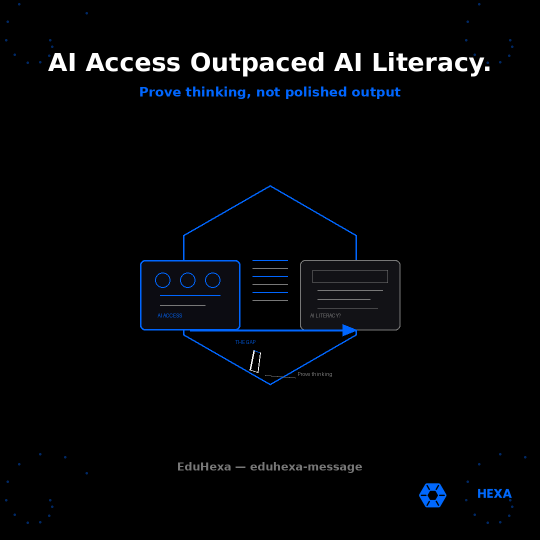
#> input picture clients/assets/eduhexa/eduhexa-message-ai-literacy-gap-sep-2026.png, 1080 x 1080 px, given in place of eduhexa logo.png, which was not available (shown at 1/2 size)
$ python generate_eduhexa_image_verify_before_you_trust.py
#> lines starting #> are read from the running program, lines starting #| are printed output that depends on the picture; pictures that were not available may be replaced by others from this repository, and a replacement may not be noted
#!/usr/bin/env python3
"""Generate EduHexa eduhexa-message WhatsApp image 1080x1080 - Verify Before You Trust."""
from PIL import Image, ImageDraw, ImageFont
import math
import os

SIZE = 1080
BLACK = (0, 0, 0)
BLUE = (0, 102, 255)
WHITE = (255, 255, 255)
GRAY = (120, 120, 120)
DARK_BLUE = (0, 40, 100)
LIGHT_BLUE = (0, 80, 200)
GREEN = (40, 200, 120)
YELLOW = (255, 200, 60)
RED = (230, 70, 70)

OUT = "/workspace/clients/assets/eduhexa/eduhexa-message-verify-before-you-trust-sep-2026.png"
LOGO = "/workspace/clients/eduhexa logo.png"

img = Image.new("RGB", (SIZE, SIZE), BLACK)
#> img: PIL image 1080x1080 RGB; every value is 0
draw = ImageDraw.Draw(img)

for cx, cy in [(100, 140), (980, 140), (100, 940), (980, 940)]:
    for i in range(8):
        angle = i * math.pi / 4
        r = 14 + i * 6
        x = cx + int(r * math.cos(angle))
        y = cy + int(r * math.sin(angle))
        draw.ellipse([x - 2, y - 2, x + 2, y + 2], fill=DARK_BLUE)

cx, cy = SIZE // 2, SIZE // 2 + 40

# Stoplight column (left)
sl_x, sl_y = cx - 280, cy - 120
draw.rounded_rectangle([sl_x, sl_y, sl_x + 70, sl_y + 200], radius=16, outline=BLUE, width=2, fill=(12, 12, 18))
for color, off in [(RED, 25), (YELLOW, 85), (GREEN, 145)]:
    draw.ellipse([sl_x + 15, sl_y + off, sl_x + 55, sl_y + off + 40], fill=color, outline=WHITE, width=1)

# Center: magnifying glass over "AI output"
mg_x, mg_y = cx - 40, cy - 80
draw.ellipse([mg_x, mg_y, mg_x + 120, mg_y + 120], outline=BLUE, width=4)
draw.line([(mg_x + 95, mg_y + 95), (mg_x + 155, mg_y + 155)], fill=BLUE, width=6)
draw.rounded_rectangle(
    [mg_x + 25, mg_y + 35, mg_x + 95, mg_y + 95],
    radius=6,
    outline=LIGHT_BLUE,
    width=2,
    fill=(8, 20, 45),
)
draw.line([(mg_x + 32, mg_y + 50), (mg_x + 88, mg_y + 50)], fill=WHITE, width=2)
draw.line([(mg_x + 32, mg_y + 65), (mg_x + 75, mg_y + 65)], fill=GRAY, width=2)
draw.text((mg_x + 38, mg_y + 72), "?", fill=YELLOW, font=None)

# Right: student explain-back bubble
bb_x, bb_y = cx + 120, cy - 100
draw.rounded_rectangle([bb_x, bb_y, bb_x + 200, bb_y + 110], radius=14, outline=BLUE, width=3, fill=(10, 25, 50))
draw.polygon([(bb_x + 30, bb_y + 108), (bb_x + 55, bb_y + 108), (bb_x + 40, bb_y + 130)], fill=(10, 25, 50))
draw.line([(bb_x + 22, bb_y + 35), (bb_x + 175, bb_y + 35)], fill=WHITE, width=2)
draw.line([(bb_x + 22, bb_y + 55), (bb_x + 160, bb_y + 55)], fill=LIGHT_BLUE, width=2)
draw.line([(bb_x + 22, bb_y + 75), (bb_x + 140, bb_y + 75)], fill=LIGHT_BLUE, width=2)

# Connecting arc
draw.arc([cx - 200, cy - 30, cx + 200, cy + 170], start=200, end=340, fill=LIGHT_BLUE, width=3)


def load_font(size):
#> called with size = 50
    paths = [
        "/usr/share/fonts/truetype/dejavu/DejaVuSans-Bold.ttf",
        "/usr/share/fonts/truetype/liberation/LiberationSans-Bold.ttf",
    ]
    for p in paths:
        if os.path.exists(p):
            return ImageFont.truetype(p, size)
    return ImageFont.load_default()


font_head = load_font(50)
font_sub = load_font(26)
font_small = load_font(22)

headline = "Verify Before You Trust."
bbox = draw.textbbox((0, 0), headline, font=font_head)
#> bbox = (0, 9, 668, 58)
tw = bbox[2] - bbox[0]
#> tw = 668
draw.text(((SIZE - tw) // 2, 88), headline, fill=WHITE, font=font_head)

sub = "Stoplight rules need verification pedagogy"
bbox2 = draw.textbbox((0, 0), sub, font=font_sub)
#> bbox2 = (0, 5, 628, 30)
tw2 = bbox2[2] - bbox2[0]
#> tw2 = 628
draw.text(((SIZE - tw2) // 2, 158), sub, fill=BLUE, font=font_sub)

small = "EduHexa — eduhexa-message"
bbox3 = draw.textbbox((0, 0), small, font=font_small)
#> bbox3 = (0, 4, 371, 26)
tw3 = bbox3[2] - bbox3[0]
#> tw3 = 371
draw.text(((SIZE - tw3) // 2, 918), small, fill=GRAY, font=font_small)

logo = Image.open(LOGO).convert("RGBA")
logo_w = int(SIZE * 0.20)
logo_h = int(logo_w * logo.height / logo.width)
#> logo_h = 216
logo = logo.resize((logo_w, logo_h), Image.Resampling.LANCZOS)
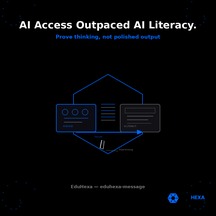
#> logo: PIL image 216x216 RGBA; mean R, G, B, A 4.2, 5.6, 7.7, 255
img.paste(logo, (SIZE - logo_w - 40, SIZE - logo_h - 48), logo)
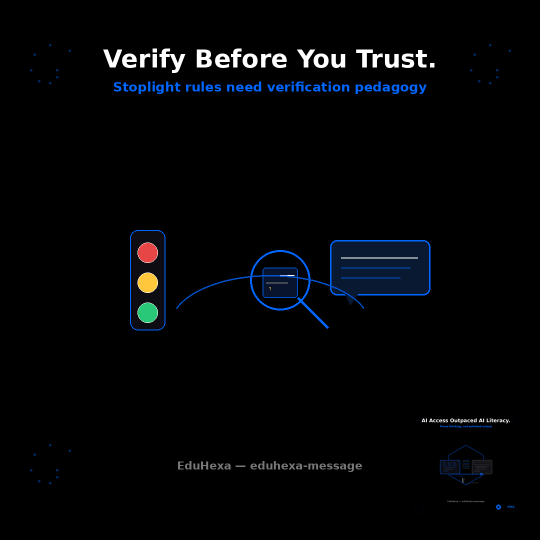
#> img: PIL image 1080x1080 RGB (shown at 1/2 size); mean R, G, B 3.6, 4.8, 6.8

img.save(OUT, "PNG", optimize=True)
print(f"Saved {OUT} ({os.path.getsize(OUT)} bytes)")

$ run again, on clients/assets/eduhexa/eduhexa-message-ai-mandate-stack-oct-2026.png
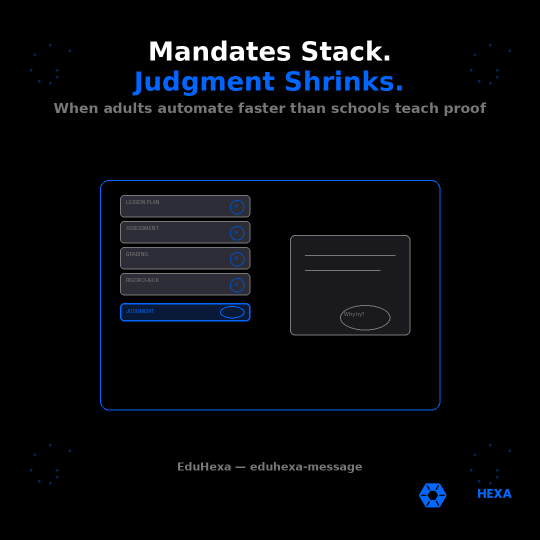
#> input picture clients/assets/eduhexa/eduhexa-message-ai-mandate-stack-oct-2026.png, 1080 x 1080 px, given in place of eduhexa logo.png, which was not available (shown at 1/2 size)
#> bbox = (0, 9, 668, 58)
#> tw = 668
#> bbox2 = (0, 5, 628, 30)
#> tw2 = 628
#> bbox3 = (0, 4, 371, 26)
#> tw3 = 371
#> `logo = logo.resize((logo_w, logo_h), Image.Resampling.LANCZOS)`:
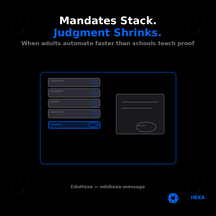
#> logo: PIL image 216x216 RGBA; mean R, G, B, A 6.3, 8.2, 11.5, 255
#> `img.paste(logo, (SIZE - logo_w - 40, SIZE - logo_h - 48), logo)`:
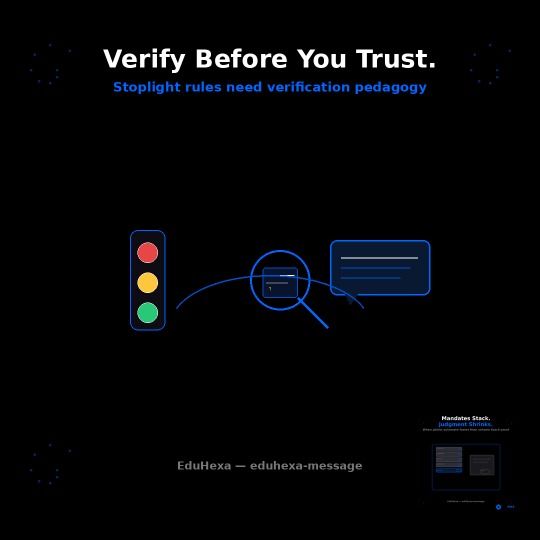
#> img: PIL image 1080x1080 RGB (shown at 1/2 size); mean R, G, B 3.6, 5, 6.9
